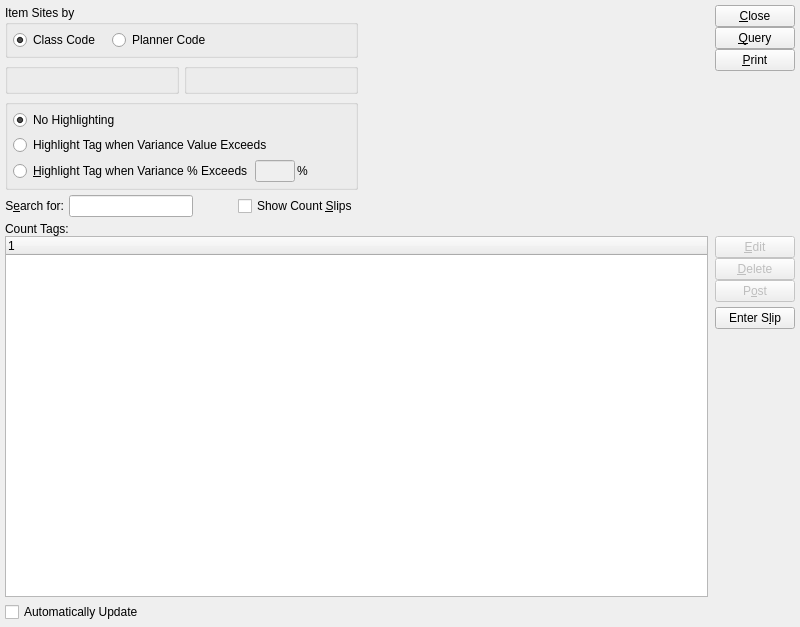
<?xml version="1.0" encoding="UTF-8"?>
<ui version="4.0">
 <comment>This file is part of the xTuple ERP: PostBooks Edition, a free and
open source Enterprise Resource Planning software suite,
Copyright (c) 1999-2019 by OpenMFG LLC, d/b/a xTuple.
It is licensed to you under the Common Public Attribution License
version 1.0, the full text of which (including xTuple-specific Exhibits)
is available at www.xtuple.com/CPAL.  By using this software, you agree
to be bound by its terms.</comment>
 <class>dspCountTagEditList</class>
 <widget class="QWidget" name="dspCountTagEditList">
  <property name="geometry">
   <rect>
    <x>0</x>
    <y>0</y>
    <width>800</width>
    <height>627</height>
   </rect>
  </property>
  <property name="windowTitle">
   <string>Count Tag Edit List</string>
  </property>
  <layout class="QGridLayout" name="gridLayout_5">
   <item row="0" column="0">
    <layout class="QHBoxLayout" name="horizontalLayout_5">
     <item>
      <layout class="QGridLayout" name="gridLayout_4">
       <item row="0" column="0">
        <widget class="QGroupBox" name="_type">
         <property name="title">
          <string>Item Sites by</string>
         </property>
         <layout class="QGridLayout" name="gridLayout_2">
          <item row="0" column="0">
           <layout class="QHBoxLayout" name="horizontalLayout_2">
            <property name="spacing">
             <number>12</number>
            </property>
            <item>
             <widget class="QRadioButton" name="_classcode">
              <property name="text">
               <string>Class Code</string>
              </property>
              <property name="checked">
               <bool>true</bool>
              </property>
             </widget>
            </item>
            <item>
             <widget class="QRadioButton" name="_plancode">
              <property name="text">
               <string>Planner Code</string>
              </property>
             </widget>
            </item>
            <item>
             <spacer>
              <property name="orientation">
               <enum>Qt::Horizontal</enum>
              </property>
              <property name="sizeType">
               <enum>QSizePolicy::Expanding</enum>
              </property>
              <property name="sizeHint" stdset="0">
               <size>
                <width>0</width>
                <height>16</height>
               </size>
              </property>
             </spacer>
            </item>
           </layout>
          </item>
         </layout>
        </widget>
       </item>
       <item row="1" column="0">
        <layout class="QHBoxLayout" name="horizontalLayout_4">
         <item>
          <widget class="ParameterGroup" name="_parameter">
           <property name="focusPolicy">
            <enum>Qt::StrongFocus</enum>
           </property>
           <property name="title">
            <string/>
           </property>
           <property name="fixedSize">
            <bool>false</bool>
           </property>
          </widget>
         </item>
         <item>
          <widget class="WarehouseGroup" name="_warehouse">
           <property name="focusPolicy">
            <enum>Qt::StrongFocus</enum>
           </property>
           <property name="title">
            <string/>
           </property>
           <property name="fixedSize">
            <bool>false</bool>
           </property>
          </widget>
         </item>
        </layout>
       </item>
       <item row="2" column="0">
        <widget class="QGroupBox" name="_highlightGroup">
         <property name="title">
          <string/>
         </property>
         <layout class="QGridLayout" name="gridLayout_3">
          <item row="0" column="0">
           <layout class="QHBoxLayout" name="horizontalLayout_3">
            <item>
             <widget class="QRadioButton" name="_noHighlight">
              <property name="text">
               <string>No Highlighting</string>
              </property>
              <property name="checked">
               <bool>true</bool>
              </property>
             </widget>
            </item>
            <item>
             <spacer name="horizontalSpacer_2">
              <property name="orientation">
               <enum>Qt::Horizontal</enum>
              </property>
              <property name="sizeType">
               <enum>QSizePolicy::Preferred</enum>
              </property>
              <property name="sizeHint" stdset="0">
               <size>
                <width>0</width>
                <height>20</height>
               </size>
              </property>
             </spacer>
            </item>
           </layout>
          </item>
          <item row="1" column="0">
           <layout class="QHBoxLayout">
            <property name="spacing">
             <number>5</number>
            </property>
            <item>
             <widget class="QRadioButton" name="_highlightValue">
              <property name="text">
               <string>Highlight Tag when Variance Value Exceeds</string>
              </property>
             </widget>
            </item>
            <item>
             <widget class="CurrCluster" name="_varianceValue">
              <property name="sizePolicy">
               <sizepolicy hsizetype="Preferred" vsizetype="Fixed">
                <horstretch>0</horstretch>
                <verstretch>0</verstretch>
               </sizepolicy>
              </property>
              <property name="currencyEnabled">
               <bool>false</bool>
              </property>
              <property name="enabled">
               <bool>false</bool>
              </property>
             </widget>
            </item>
            <item>
             <spacer name="horizontalSpacer_3">
              <property name="orientation">
               <enum>Qt::Horizontal</enum>
              </property>
              <property name="sizeHint" stdset="0">
               <size>
                <width>0</width>
                <height>20</height>
               </size>
              </property>
             </spacer>
            </item>
           </layout>
          </item>
          <item row="2" column="0">
           <layout class="QHBoxLayout">
            <property name="spacing">
             <number>0</number>
            </property>
            <item>
             <layout class="QHBoxLayout">
              <property name="spacing">
               <number>2</number>
              </property>
              <item>
               <widget class="QRadioButton" name="_highlightPercent">
                <property name="text">
                 <string>&amp;Highlight Tag when Variance % Exceeds</string>
                </property>
               </widget>
              </item>
              <item>
               <widget class="XLineEdit" name="_variancePercent">
                <property name="enabled">
                 <bool>false</bool>
                </property>
                <property name="sizePolicy">
                 <sizepolicy hsizetype="Preferred" vsizetype="Fixed">
                  <horstretch>0</horstretch>
                  <verstretch>0</verstretch>
                 </sizepolicy>
                </property>
                <property name="maximumSize">
                 <size>
                  <width>40</width>
                  <height>32767</height>
                 </size>
                </property>
               </widget>
              </item>
              <item>
               <widget class="QLabel" name="_prcntLit">
                <property name="text">
                 <string>%</string>
                </property>
               </widget>
              </item>
             </layout>
            </item>
            <item>
             <spacer>
              <property name="orientation">
               <enum>Qt::Horizontal</enum>
              </property>
              <property name="sizeType">
               <enum>QSizePolicy::Expanding</enum>
              </property>
              <property name="sizeHint" stdset="0">
               <size>
                <width>0</width>
                <height>10</height>
               </size>
              </property>
             </spacer>
            </item>
           </layout>
          </item>
         </layout>
        </widget>
       </item>
       <item row="3" column="0">
        <layout class="QHBoxLayout" name="horizontalLayout">
         <item>
          <widget class="QLabel" name="_searchForLit">
           <property name="text">
            <string>S&amp;earch for:</string>
           </property>
           <property name="alignment">
            <set>Qt::AlignRight|Qt::AlignTrailing|Qt::AlignVCenter</set>
           </property>
           <property name="buddy">
            <cstring>_searchFor</cstring>
           </property>
          </widget>
         </item>
         <item>
          <widget class="XLineEdit" name="_searchFor"/>
         </item>
         <item>
          <spacer name="horizontalSpacer">
           <property name="orientation">
            <enum>Qt::Horizontal</enum>
           </property>
           <property name="sizeType">
            <enum>QSizePolicy::Preferred</enum>
           </property>
           <property name="sizeHint" stdset="0">
            <size>
             <width>40</width>
             <height>17</height>
            </size>
           </property>
          </spacer>
         </item>
         <item>
          <widget class="XCheckBox" name="_showSlips">
           <property name="text">
            <string>Show Count &amp;Slips</string>
           </property>
          </widget>
         </item>
        </layout>
       </item>
      </layout>
     </item>
     <item>
      <spacer name="horizontalSpacer_4">
       <property name="orientation">
        <enum>Qt::Horizontal</enum>
       </property>
       <property name="sizeHint" stdset="0">
        <size>
         <width>166</width>
         <height>13</height>
        </size>
       </property>
      </spacer>
     </item>
     <item>
      <layout class="QVBoxLayout">
       <property name="spacing">
        <number>0</number>
       </property>
       <item>
        <layout class="QVBoxLayout">
         <property name="spacing">
          <number>0</number>
         </property>
         <item>
          <widget class="QPushButton" name="_close">
           <property name="text">
            <string>&amp;Close</string>
           </property>
          </widget>
         </item>
         <item>
          <widget class="QPushButton" name="_query">
           <property name="text">
            <string>&amp;Query</string>
           </property>
          </widget>
         </item>
         <item>
          <widget class="QPushButton" name="_print">
           <property name="text">
            <string>&amp;Print</string>
           </property>
          </widget>
         </item>
        </layout>
       </item>
       <item>
        <spacer>
         <property name="orientation">
          <enum>Qt::Vertical</enum>
         </property>
         <property name="sizeType">
          <enum>QSizePolicy::Expanding</enum>
         </property>
         <property name="sizeHint" stdset="0">
          <size>
           <width>20</width>
           <height>0</height>
          </size>
         </property>
        </spacer>
       </item>
      </layout>
     </item>
    </layout>
   </item>
   <item row="1" column="0">
    <widget class="QFrame" name="_frame">
     <property name="sizePolicy">
      <sizepolicy hsizetype="Preferred" vsizetype="Expanding">
       <horstretch>0</horstretch>
       <verstretch>1</verstretch>
      </sizepolicy>
     </property>
     <property name="frameShape">
      <enum>QFrame::NoFrame</enum>
     </property>
     <property name="frameShadow">
      <enum>QFrame::Raised</enum>
     </property>
     <layout class="QGridLayout" name="gridLayout">
      <property name="margin">
       <number>0</number>
      </property>
      <item row="0" column="0" colspan="2">
       <layout class="QVBoxLayout" name="verticalLayout">
        <property name="spacing">
         <number>0</number>
        </property>
        <item>
         <widget class="QLabel" name="_countTagsLit">
          <property name="text">
           <string>Count Tags:</string>
          </property>
         </widget>
        </item>
        <item>
         <layout class="QHBoxLayout">
          <property name="spacing">
           <number>7</number>
          </property>
          <item>
           <widget class="XTreeWidget" name="_cnttag">
            <property name="minimumSize">
             <size>
              <width>0</width>
              <height>100</height>
             </size>
            </property>
            <property name="selectionMode">
             <enum>QAbstractItemView::ExtendedSelection</enum>
            </property>
           </widget>
          </item>
          <item>
           <layout class="QVBoxLayout">
            <property name="spacing">
             <number>0</number>
            </property>
            <item>
             <layout class="QVBoxLayout">
              <property name="spacing">
               <number>5</number>
              </property>
              <item>
               <layout class="QVBoxLayout">
                <property name="spacing">
                 <number>0</number>
                </property>
                <item>
                 <widget class="QPushButton" name="_edit">
                  <property name="enabled">
                   <bool>false</bool>
                  </property>
                  <property name="text">
                   <string>&amp;Edit</string>
                  </property>
                 </widget>
                </item>
                <item>
                 <widget class="QPushButton" name="_delete">
                  <property name="enabled">
                   <bool>false</bool>
                  </property>
                  <property name="text">
                   <string>&amp;Delete</string>
                  </property>
                 </widget>
                </item>
                <item>
                 <widget class="QPushButton" name="_post">
                  <property name="enabled">
                   <bool>false</bool>
                  </property>
                  <property name="text">
                   <string>P&amp;ost</string>
                  </property>
                 </widget>
                </item>
               </layout>
              </item>
              <item>
               <widget class="QPushButton" name="_enterSlip">
                <property name="text">
                 <string>Enter S&amp;lip</string>
                </property>
               </widget>
              </item>
             </layout>
            </item>
            <item>
             <spacer>
              <property name="orientation">
               <enum>Qt::Vertical</enum>
              </property>
              <property name="sizeType">
               <enum>QSizePolicy::Expanding</enum>
              </property>
              <property name="sizeHint" stdset="0">
               <size>
                <width>20</width>
                <height>20</height>
               </size>
              </property>
             </spacer>
            </item>
           </layout>
          </item>
         </layout>
        </item>
       </layout>
      </item>
      <item row="1" column="0">
       <widget class="XCheckBox" name="_autoUpdate">
        <property name="minimumSize">
         <size>
          <width>150</width>
          <height>20</height>
         </size>
        </property>
        <property name="text">
         <string>Automatically Update</string>
        </property>
       </widget>
      </item>
      <item row="1" column="1">
       <spacer>
        <property name="orientation">
         <enum>Qt::Horizontal</enum>
        </property>
        <property name="sizeType">
         <enum>QSizePolicy::Expanding</enum>
        </property>
        <property name="sizeHint" stdset="0">
         <size>
          <width>20</width>
          <height>20</height>
         </size>
        </property>
       </spacer>
      </item>
     </layout>
    </widget>
   </item>
  </layout>
 </widget>
 <layoutdefault spacing="5" margin="5"/>
 <customwidgets>
  <customwidget>
   <class>CurrCluster</class>
   <extends>CurrDisplay</extends>
   <header>currcluster.h</header>
   <container>1</container>
  </customwidget>
  <customwidget>
   <class>CurrDisplay</class>
   <extends>QWidget</extends>
   <header>currcluster.h</header>
  </customwidget>
  <customwidget>
   <class>ParameterGroup</class>
   <extends>QGroupBox</extends>
   <header>parametergroup.h</header>
   <container>1</container>
  </customwidget>
  <customwidget>
   <class>WarehouseGroup</class>
   <extends>QGroupBox</extends>
   <header>warehousegroup.h</header>
   <container>1</container>
  </customwidget>
  <customwidget>
   <class>XCheckBox</class>
   <extends>QCheckBox</extends>
   <header>xcheckbox.h</header>
  </customwidget>
  <customwidget>
   <class>XLineEdit</class>
   <extends>QLineEdit</extends>
   <header>xlineedit.h</header>
   <container>1</container>
  </customwidget>
  <customwidget>
   <class>XTreeWidget</class>
   <extends>QTreeWidget</extends>
   <header>xtreewidget.h</header>
   <container>1</container>
  </customwidget>
 </customwidgets>
 <tabstops>
  <tabstop>_classcode</tabstop>
  <tabstop>_plancode</tabstop>
  <tabstop>_parameter</tabstop>
  <tabstop>_warehouse</tabstop>
  <tabstop>_noHighlight</tabstop>
  <tabstop>_highlightValue</tabstop>
  <tabstop>_highlightPercent</tabstop>
  <tabstop>_varianceValue</tabstop>
  <tabstop>_variancePercent</tabstop>
  <tabstop>_searchFor</tabstop>
  <tabstop>_showSlips</tabstop>
  <tabstop>_cnttag</tabstop>
  <tabstop>_edit</tabstop>
  <tabstop>_delete</tabstop>
  <tabstop>_post</tabstop>
  <tabstop>_enterSlip</tabstop>
  <tabstop>_autoUpdate</tabstop>
  <tabstop>_close</tabstop>
  <tabstop>_query</tabstop>
  <tabstop>_print</tabstop>
 </tabstops>
 <resources/>
 <connections>
  <connection>
   <sender>_close</sender>
   <signal>clicked()</signal>
   <receiver>dspCountTagEditList</receiver>
   <slot>close()</slot>
   <hints>
    <hint type="sourcelabel">
     <x>20</x>
     <y>20</y>
    </hint>
    <hint type="destinationlabel">
     <x>20</x>
     <y>20</y>
    </hint>
   </hints>
  </connection>
  <connection>
   <sender>_highlightValue</sender>
   <signal>toggled(bool)</signal>
   <receiver>_varianceValue</receiver>
   <slot>setEnabled(bool)</slot>
   <hints>
    <hint type="sourcelabel">
     <x>20</x>
     <y>20</y>
    </hint>
    <hint type="destinationlabel">
     <x>20</x>
     <y>20</y>
    </hint>
   </hints>
  </connection>
  <connection>
   <sender>_highlightPercent</sender>
   <signal>toggled(bool)</signal>
   <receiver>_variancePercent</receiver>
   <slot>setEnabled(bool)</slot>
   <hints>
    <hint type="sourcelabel">
     <x>20</x>
     <y>20</y>
    </hint>
    <hint type="destinationlabel">
     <x>20</x>
     <y>20</y>
    </hint>
   </hints>
  </connection>
 </connections>
</ui>
